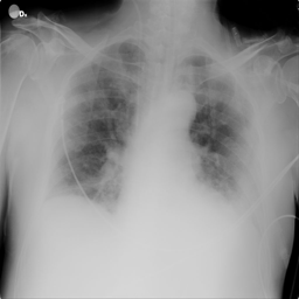
#> input picture atv_filtro/COVID-1.png, 299 x 299 px, found by its file name
$ jupyter execute --allow-errors 'Resolucao (2).ipynb'   (shell and % lines are left out)
#> lines starting #> are read from the running program, lines starting #| are printed output that depends on the picture
Clique aqui para ter acesso ao [mini-paper](https://www.overleaf.com/7983964188fsswxxqddwgh).

# Atividade:

## Implementar os seguintes atributos em uma imagem:

- Média
- Variância
- Skewness
- Kurtosis
- Energia
- Entropia

Utilizar a base de imagens do trabalho anterior
- Calcular os atributos de primeira ordem para cada imagem, e criar uma matriz
- Plotar os atributos dois a dois (scatter plot)
- A entrega será:
    - Notebook com os códigos;
    - Short paper de até 4 páginas com:
        - Introdução: apresentar o problema/base escolhida;
        - Metodologia: explicar os atributos e como são calculados;
        - Resultados: resultado da classificação e scatter plots dos atributos;
        - Extra: plotar os atributos utilizando um algoritmo de redução de dimensionalidade, ex: PCA, t-SNE;
        - Conclusão.

Implemente as seguintes transformações de intensidade:
* Alargamento de contraste: s=T(r)=(1/(1+((k/r)E^))).
* Negativo: s=L−1−r.
* Logarítmico:s=clog(1+r).
* Potência: s=(cr)^y.

a. Cada transformação deverá ser implementada utilizando pelo menos 4 configurações diferentes de parâmetros (exceto o negativo).

b. Utilize as funções de transformação de intensidade como pré-processamento do trabalho anterior, reporte os resultados de classificação obtidos com as diferentes funções.

    i. Adicione os resultados no relatório do trabalho anterior;

    ii. Na seção de metodologia adicione e explique as funções de alargamento de contraste;

    iii. Na seção de resultados adicione tabelas com os resultados obtidos pelas funções e explique as diferenças obtidas em cada transformação.

    iv. Adicione imagens que justifiquem suas explicações.

- Entrega e apresentação: 10/01/2022

[cell 1]
from skimage.io import imread, imsave

import numpy as np

from scipy.stats import entropy, skew, kurtosis

from glob import glob

import os

from skimage.exposure import histogram

## DESCRITOR e LOAD DATA

[cell 2]
def energy(x):
    return np.sum(np.power(x, 2))

[cell 3]
def descritor_histograma(imagem):
    frequencias, _ = np.histogram(imagem, bins=256, density=True)

    media = np.mean(frequencias)

    var = np.var(frequencias)

    sk = skew(frequencias)

    kur = kurtosis(frequencias)

    ener = energy(frequencias)

    entr = entropy(frequencias)

    return [media,var,sk,kur,ener,entr]

## CLASSIFICAÇÃO

[cell 4]
DATABASE_PATH = 'COVID-19_Radiography_Dataset/'
# X, y = load_data(DATABASE_PATH, classes, 1000)

[cell 5]
from sklearn.model_selection import train_test_split
from sklearn.neural_network import MLPClassifier as mlp
from sklearn.metrics import accuracy_score as acc

def classification(X,y):

    """
    X é uma matriz onde cada linha corresponde aos atributos calculados com o descritor
    y são os rótulos da classe de cada imagem. Exemplo [0,1,0,0,1,2,2,0,0,0,...,1]
    """

    # separar conjuntos de treino e teste
    X_train,X_test,y_train,y_test = train_test_split(X,y,train_size=0.8, shuffle=True, random_state=42)
    # criar instancia do classificador
    clf = mlp()
    # treinar o classificador
    clf.fit(X_train,y_train)
    # realizar a predicao
    pred = clf.predict(X_test)
    # calcular o resultado utilizando a acuracia
    acuracia = acc(y_test, pred)

    return acuracia

[cell 6]
#classification(x, y)

## TRANSFORMAÇÕES DE INTENSIDADE e SALVAR IMAGENS TRANSFORMADAS

[cell 7]
import matplotlib.pyplot as plt
from PIL import Image

[cell 8]
img = imread(DATABASE_PATH + '\COVID\images\COVID-1.png')
#> img is the input picture: shape (299, 299); min 0, max 255, mean 145.9

plt.imshow(img, cmap='gray')
plt.show()

[cell 9]
def alargamento_de_contraste(img, k, E):
#> called with k = 100, E = 5
    image_array = np.array(img, dtype='float')

    image_array[img>0] = 1/(1 + (k/image_array[img>0])**E)
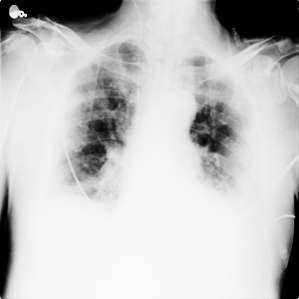
#> image_array: shape (299, 299) float64; min 0, max 0.991, mean 0.772

    return np.array(image_array*255, dtype='uint8')

[cell 10]
plt.imshow(alargamento_de_contraste(img, 100, 5), cmap='gray')
plt.show()

[cell 11]
def negativo(img):
    return 255 - img

[cell 12]
plt.imshow(negativo(img), cmap='gray')
plt.show()

[cell 13]
def transformacao_logaritmica(img, c):
#> called with c = 0.8
    img_array = c * np.log(np.where(1+img < 1, 1, 1+img))

    return np.array(img_array*255, dtype='uint8')
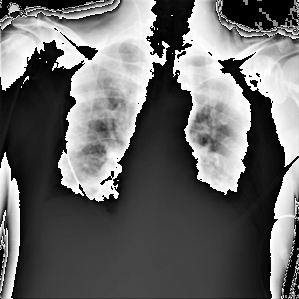
#> returned value: shape (299, 299); min 0, max 255, mean 104.1

[cell 14]
plt.imshow(transformacao_logaritmica(img, 0.8), cmap='gray')
plt.show()

[cell 15]
def transformacao_potencia(img, y, c=1):
#> called with y = 1.5, c = 1
    image_array = np.array(img)

    return c * img ** y
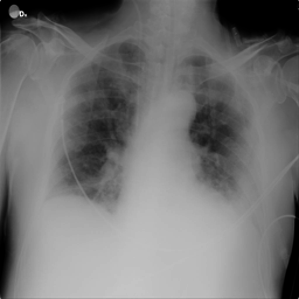
#> returned value: shape (299, 299) float64; min 0, max 4072, mean 1857.3; drawn with min black and max white

[cell 16]
plt.imshow(transformacao_potencia(img, 1.5), cmap='gray')
plt.show()

[cell 17]
values_E = [0.1, 0.5, 1, 1.5]
values_k = [30, 60, 110, 140]
values_c = [0.1, 0.15, 0.3, 0.6]
values_y = [0.3, 0.35, 0.4, 0.45]

[cell 18]
fig = plt.figure(figsize=(15, 15))
rows, columns = 5, 4
i = 0

img = imread(DATABASE_PATH + '\COVID\images\COVID-1.png')


for valor in values_E:
    i += 1
    fig.add_subplot(rows, columns, i)
    plt.imshow(alargamento_de_contraste(img, 100, valor), cmap='gray')
    plt.imsave(f'alargamento_contraste_K=100_E={valor}.png', alargamento_de_contraste(img, 100, valor), cmap='gray')
#> this loop made 4 passes
#> pass 1, `plt.imsave(f'alargamento_contraste_K=100_E={valor}.png', alargamento_d..`:
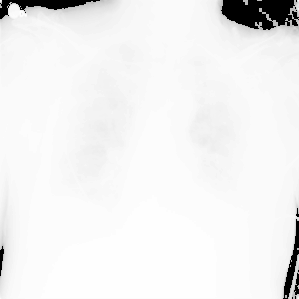
#> saved as alargamento_contraste_K=100_E=0.1.png: shape (299, 299, 3); min 0, max 255, mean 239.9
#> after the loop, i = 4

for valor in values_k:
    i += 1
    fig.add_subplot(rows, columns, i)
    plt.imshow(alargamento_de_contraste(img, valor, 2), cmap='gray')
    plt.imsave(f'alargamento_contraste_K={valor}_E=2.png', alargamento_de_contraste(img, valor, 2), cmap='gray')
#> this loop made 4 passes
#> pass 1, `plt.imsave(f'alargamento_contraste_K={valor}_E=2.png', alargamento_de_..`:
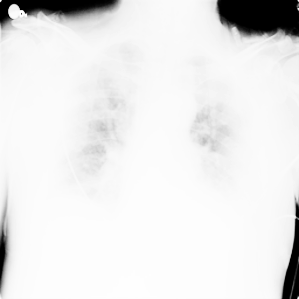
#> saved as alargamento_contraste_K=30_E=2.png: shape (299, 299, 3); min 0, max 255, mean 232.8
#> pass 2, `plt.imsave(f'alargamento_contraste_K={valor}_E=2.png', alargamento_de_..`:
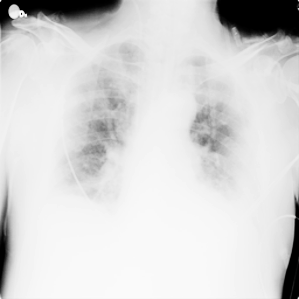
#> saved as alargamento_contraste_K=60_E=2.png: shape (299, 299, 3); min 0, max 255, mean 214.6
#> after the loop, i = 8

for valor in values_c:
    i += 1
    fig.add_subplot(rows, columns, i)
    plt.imshow(transformacao_logaritmica(img, valor), cmap='gray')
    plt.imsave(f'transformacao_logaritmica_c={valor}.png', transformacao_logaritmica(img, valor), cmap='gray')
#> this loop made 4 passes
#> pass 1, in transformacao_logaritmica (call 2), `img_array = c * np.log(np.where(1+img < 1, 1, 1+img))`:
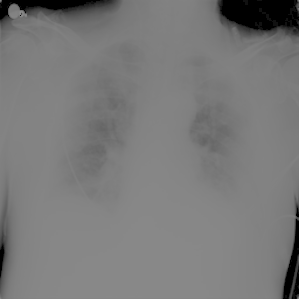
#> img_array: shape (299, 299) float16; min 0, max 0.553, mean 0.477
#> pass 2, in transformacao_logaritmica (call 4), `img_array = c * np.log(np.where(1+img < 1, 1, 1+img))`:
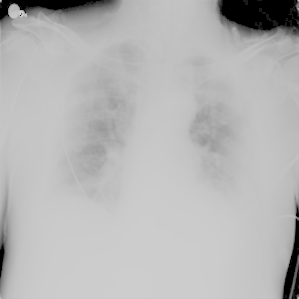
#> img_array: shape (299, 299) float16; min 0, max 0.831, mean 0.715
#> after the loop, i = 12

for valor in values_y:
    i += 1
    fig.add_subplot(rows, columns, i)
    plt.imshow(transformacao_potencia(img, valor), cmap='gray')
    plt.imsave(f'transformacao_potencia_y={valor}.png', transformacao_potencia(img, valor), cmap='gray')
#> after the loop, i = 16

i += 1
#> i = 17
fig.add_subplot(rows, columns, i)
plt.imshow(negativo(img), cmap='gray')
plt.imsave(f'negativo.png', negativo(img), cmap='gray')

plt.show()
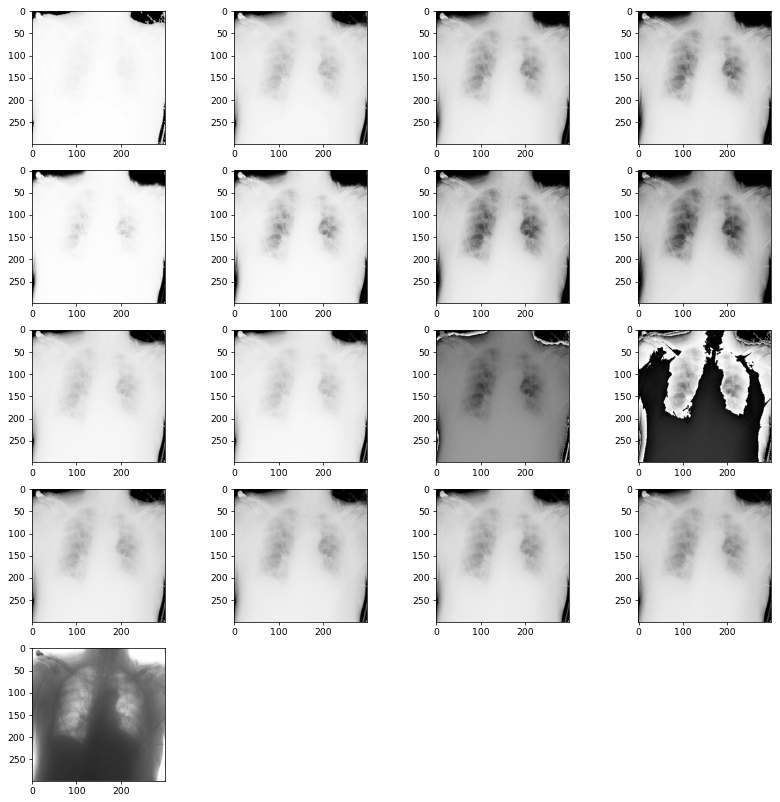
#> figure drawn by matplotlib, 17 panels

[cell 19]
def load_images(DATABASE_PATH, classes, qtd_imagens=1000):
    database = []

    for classe in classes:
        IMAGES_PATH = classe + '/images'

        IMAGES_NAME = glob(os.path.join(DATABASE_PATH, IMAGES_PATH, '*.png'))

        imagens = []
        for IMAGE_NAME in IMAGES_NAME[0:qtd_imagens]:
            imagens.append(imread(IMAGE_NAME, as_gray=True))

        database.append(imagens)

    return database

[cell 20]
def matrix_descritors(database, funcao=None):
    x = []
    y = []
    for classe, images in enumerate(database):
        for image in images:
            if funcao:
                image = funcao(image)

            x.append(descritor_histograma(image))
            y.append(classe)

    return x,y

[cell 21]
from functools import partial

DATABASE_PATH = 'COVID-19_Radiography_Dataset'

classes = ['Normal', 'COVID', 'Viral Pneumonia']

database = load_images(DATABASE_PATH, classes, 1000)


acuracias = []

X, y = matrix_descritors(database)
#> (the rest of this cell did not finish here and is left out)

## CREATE CSV

[cell 22]
import csv

def cria_csv(nome, valores):
    with open(nome, 'w') as f:
        write = csv.writer(f)

        write.writerow(['media', 'variancia', 'skewness', 'kurtosis', 'energy', 'entropy', 'doenca'])
        write.writerows(valores)

[cell 23]
def load_data(DATABASE_PATH, classes, qtd_imagens=1000, funcao=None):
    matriz = []

    for i, classe in enumerate(classes):
        IMAGES_PATH = classe + '/images'

        IMAGES_NAME = glob(os.path.join(DATABASE_PATH, IMAGES_PATH, '*.png'))

        for IMAGE_NAME in IMAGES_NAME[0:qtd_imagens]:
            img = imread(IMAGE_NAME, as_gray=True)

            if funcao:
                img = funcao(img)

            instancia = (descritor_histograma(img))
            instancia.append(i)

            matriz.append(instancia)

    return matriz

[cell 24]
from functools import partial

DATABASE_PATH = 'COVID-19_Radiography_Dataset'

classes = ['Normal', 'COVID', 'Viral Pneumonia']

cria_csv('normal.csv', load_data(DATABASE_PATH, classes, 1000))

for valor in values_E:
    cria_csv(f'alargamento de contraste k=30 E={valor}.csv', load_data(DATABASE_PATH, classes, 1000, partial(alargamento_de_contraste, k=30, E=valor)))

cria_csv(f'negativo.csv', load_data(DATABASE_PATH, classes, 1000, partial(negativo)))

for valor in values_k:
    cria_csv(f'alargamento de contraste k={valor} E=0.5.csv', load_data(DATABASE_PATH, classes, 1000, partial(alargamento_de_contraste, k=valor, E=0.5)))

for valor in values_c:
    cria_csv(f'transformacao logaritmica c={valor}.csv', load_data(DATABASE_PATH, classes, 1000, partial(transformacao_logaritmica, c=valor)))

for valor in values_y:
    cria_csv(f'transformacao potencia y={valor}.csv', load_data(DATABASE_PATH, classes, 1000, partial(transformacao_potencia, y=valor)))

### Plotar os atributos dois a dois (scatter plot)

[cell 25]
def load_data_plot(DATABASE_PATH, classes, qtd_imagens=1000):
    matriz = []

    for i, classe in enumerate(classes):
        IMAGES_PATH = classe + '/images'

        IMAGES_NAME = glob(os.path.join(DATABASE_PATH, IMAGES_PATH, '*.png'))

        for IMAGE_NAME in IMAGES_NAME[0:qtd_imagens]:
            img = imread(IMAGE_NAME, as_gray=True)

            instancia = descritor_histograma(img)
            instancia.append(i)

            matriz.append(instancia)

    return matriz

[cell 26]
# Importar as bibliotecas utilziadas
import pandas as pd
import numpy as np
import matplotlib.pyplot as plt

[cell 27]
classes = ['Normal', 'COVID', 'Viral Pneumonia']

[cell 28]
dataset = pd.DataFrame(load_data_plot(DATABASE_PATH, classes, qtd_imagens=1000), columns=['media', 'variancia', 'skewness', 'kurtosis', 'energy', 'entropy', 'doenca'])

[cell 29]
def plot_scatter(dataset: pd.core.frame.DataFrame, height: str, weight: str, classe: str):
    dataset.plot(kind='scatter', title=height+' X '+weight, x=height, y=weight, alpha=1, c=dataset[classe], figsize=(10,7), cmap=plt.get_cmap('jet'))
    plt.savefig(f'{height} x {weight}.png')
    plt.show()

[cell 30]
index_columns = list(range(6))
index_columns_copy = index_columns.copy()
for index_i in index_columns:
  index_columns_copy.pop(0)
  for index_j in index_columns_copy:
    plot_scatter(dataset, dataset.columns[index_i], dataset.columns[index_j], 'doenca')
#> this loop made 6 passes
#> pass 1, in plot_scatter, `plt.savefig(f'{height} x {weight}.png')`:
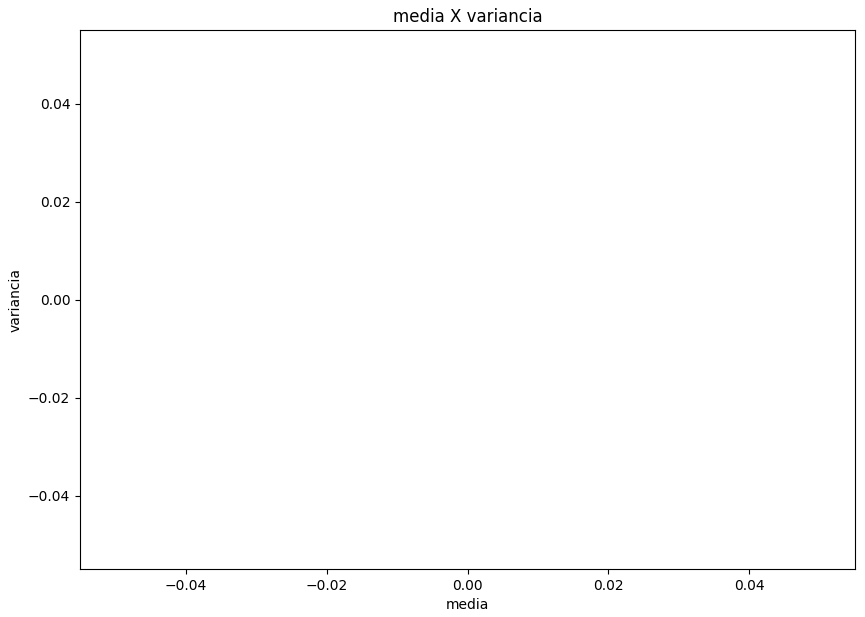
#> figure drawn by matplotlib, 1 panel

## Extra: plotar os atributos utilizando um algoritmo de redução de dimensionalidade, ex: PCA, t-SNE;

[cell 31]
# %pip install pandas
# %pip install matplotlib
# %pip install numpy
# %pip install seaborn

[cell 32]
import pandas as pd
from matplotlib import pyplot as plt
import seaborn as sns
import numpy as np

[cell 33]
X, y = matrix_descritors(database)

[cell 34]
X = np.asanyarray(X)

[cell 35]
X.shape

[cell 36]
for i in range(len(y)):
    if y[i] == 0:
        y[i] = 'Normal'
    elif y[i] == 1:
        y[i] = 'COVID'
    else:
        y[i] = 'Viral Pneumonia'
#> after the loop, y = []
